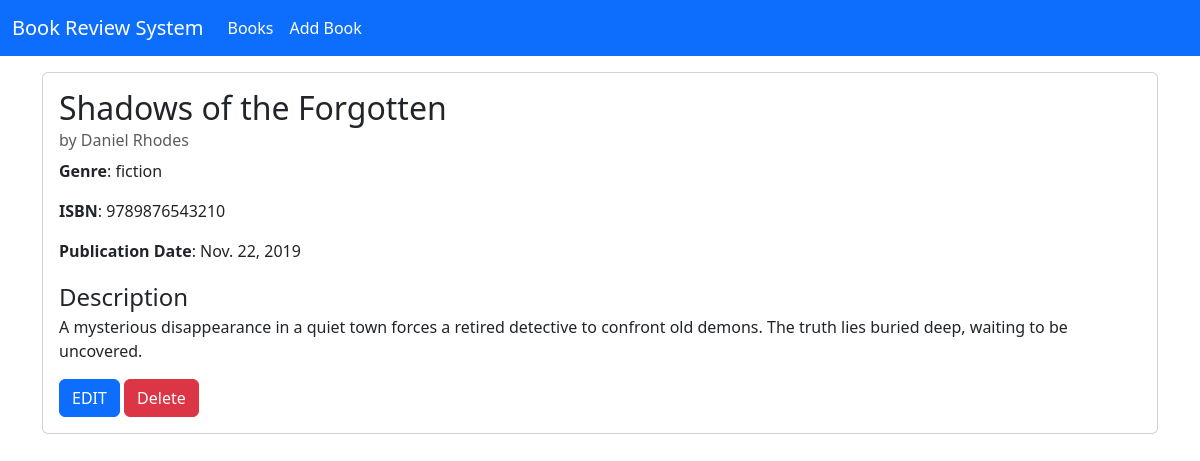
The app's page /book/7 with its own data.
### book/models.py (models this page shows, shortened)
class Book(models.Model):
    GENRE_CHOICES = [
        ("fiction","Fiction"),
        ("non_fiction","Non-Fiction"),
        ("science","Science"),
        ("technology","technology"),
        ("history","History"),
        ("other","Other")
    ]
    title = models.CharField(max_length=200)
    author = models.CharField(max_length=200)
    description = models.TextField()
    genre = models.CharField(max_length=20,choices=GENRE_CHOICES)
    isbn = models.CharField('ISBN',max_length=13,unique=True)
    publication_date = models.DateField()
    average_rating = models.DecimalField(
        max_digits=3,
        decimal_places=2,
        validators=[MinLengthValidator(0),MaxLengthValidator(5)],
        default=0
    )
    created_at = models.DateTimeField(auto_now_add=True)
    updated_at = models.DateTimeField(auto_now=True)

### book/views.py (the view)
# urls.py: path("book/<int:bk_id>",book_detail,name="book-detail"),
def book_detail(req,bk_id):
    book = Book.objects.get(pk=bk_id)
    return render(req,"book/book_details.html",{"bk":book})

### book/templates/book/book_details.html (shortened to what this page needs)
{% extends "book/base.html" %}
{% block content %}
<div class="container-fluid">
    <div class="container ">
        <div class="card">
            <div class="card-body">
                <h2 class="card-title">{{bk.title}}</h2>
                <h6 class="card-subtitle mb-2 text-body-secondary">by {{bk.author}}</h6>
                <p class="card-text"><span class="fw-bold">Genre</span>: {{bk.genre}}</p>
                <p class="card-text"><span class="fw-bold">ISBN</span>: {{bk.isbn}}</p>
                <p class="card-text"><span class="fw-bold">Publication Date</span>: {{bk.publication_date}}</p>
                <p class="card-text"><span class="fw-medium fs-4">Description</span><br> {{bk.description}}</p>
                <a href="{% url 'update-detail' bk.pk %}" class="btn btn-primary d-inline-block">EDIT</a>
                <form action="{% url 'delete-book' bk.pk %}" method="POST" class="d-inline">
                    <button type="submit" class="btn btn-danger">Delete</button>
                </form>
            </div>
        </div>
    </div>
</div>
{% endblock %}

### records on screen
Book: title "Shadows of the Forgotten", author "Daniel Rhodes", genre "fiction", isbn "9789876543210", publication_date "Nov. 22, 2019", description "A mysterious disappearance in a quiet town forces a retired detective to confront old demons. The truth lies buried deep, waiting to be uncovered."
